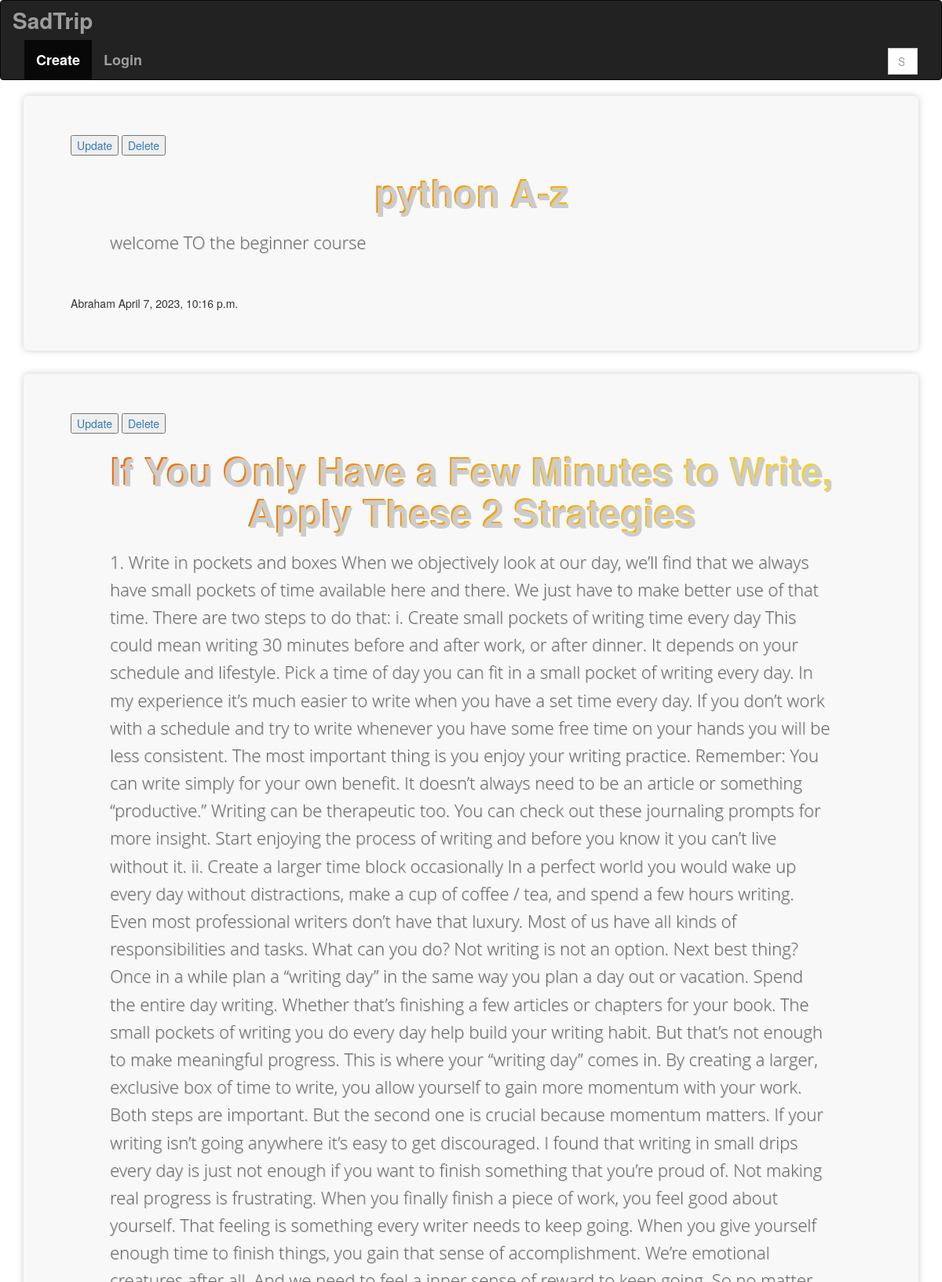
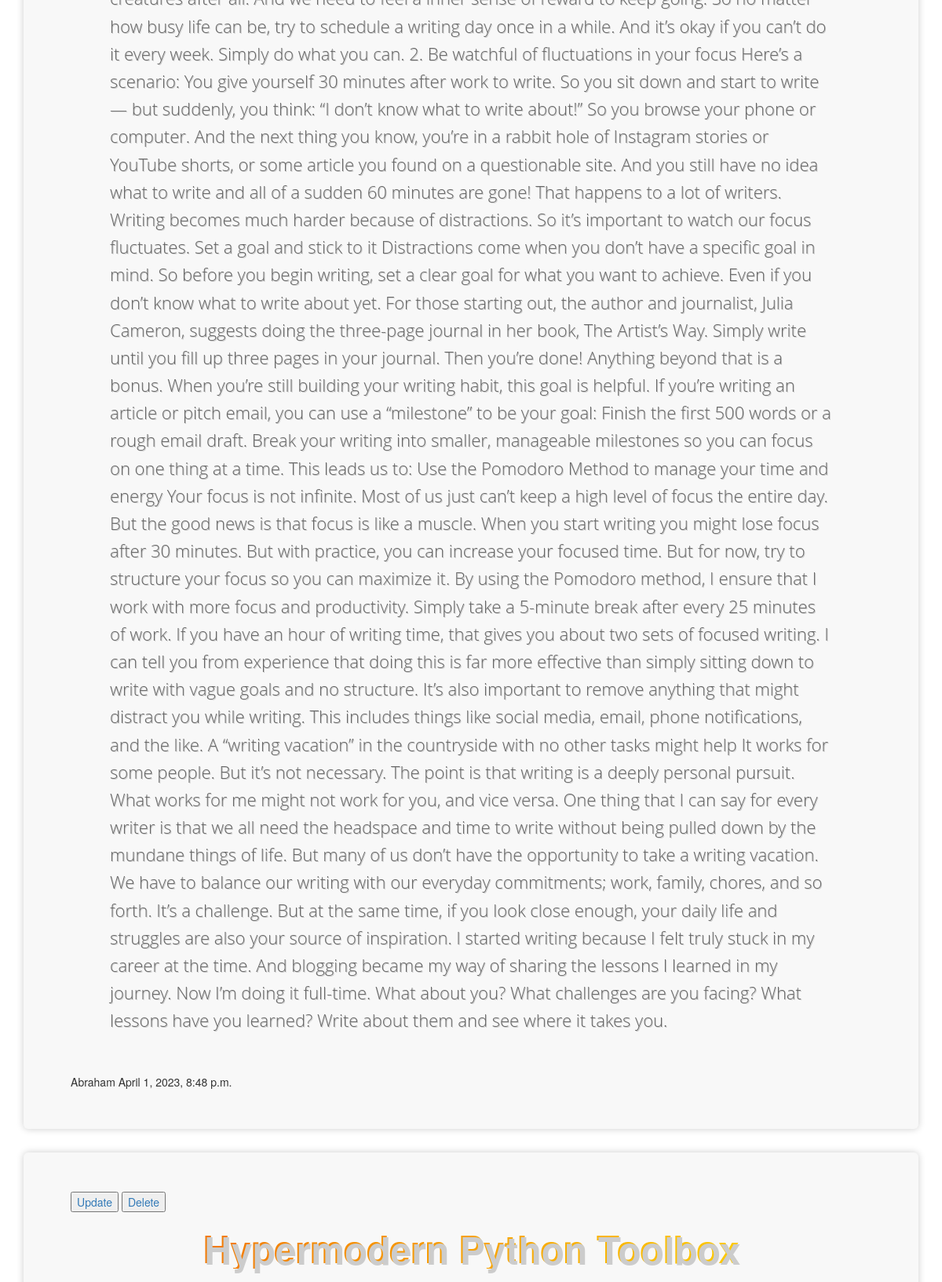
/myPost/2/ (upper part), run on the app's committed database (2 pictures, top to bottom).
### Blog/models.py (models this page shows, shortened)
class Post(models.Model):
     Host = models.ForeignKey(User, on_delete=models.SET_NULL, null=True)
     Topic = models.ForeignKey(Topic, on_delete=models.SET_NULL, null=True)
     Title = models.CharField(max_length=500)
     Content = models.TextField()
     Updated  = models.DateTimeField(auto_now=True)
     Created = models.DateTimeField(auto_now_add=True)
     class Meta:
         ordering = ['-Updated','-Created']

### Blog/views.py (the view)
# urls.py: path('myPost/<str:pk>/',views.myPost,name='myPost'),
def myPost(request,pk):
    user = User.objects.get(id=pk)
    post = Post.objects.filter(Host=user)
    context = {'post':post,'user':user}
    return render(request,'Blog/myPost.html',context)

### Blog/templates/Blog/myPost.html (shortened to what this page needs)
{% extends 'home.html'%}
{% block content %}
<div>
{%  for post in post %}
  <div class="container">
  <div class="jumbotron">
    <a href="{% url 'updatePost' post.id %}">  <input type="button" value="Update"></a>
    <a href="{% url 'deletePost' post.id %}">  <input type="button" value="Delete"></a>
    <h1>{{post.Title}}</h1>
    <p>{{ post.Content}}</p>
<br>
    {{post.Host}} {{post.Created}}
  </div>
</div>
{% endfor %}
</div>
{% endblock %}

### Blog/templates/Blog/myPost.html (style rules this page uses)
.jumbotron { background-color: #f8f8f8; color: #333; padding: 50px; margin-bottom: 30px; border-radius: 10px; padding: 50px 100px; box-shadow: 0 0 10px rgba(0, 0, 0, 0.2); }
.jumbotron h1 { font-size: 48px; font-weight: bold; text-align: center; margin-bottom: 20px; color: #333; text-shadow: 2px 2px 0 #ccc; background-image: linear-gradient(to right, #F06401, #FFDD00); -webkit-background-clip: text; -webkit-text-fill-color: transparent; }
.jumbotron p { font-size: 22px; font-family: "Open Sans", sans-serif; font-weight: 300; color: #666; line-height: 1.6; margin-bottom: 30px; padding-left: 50px; padding-right: 50px; text-shadow: 1px 1px 0 #ccc; }

### data on the page
Post: Title "python A-z", Content "welcome TO the beginner course", Host "Abraham", Created "April 7, 2023, 10:16 p.m."
Post: Title "If You Only Have a Few Minutes to Write, Apply These 2 Strategies", Content "1. Write in pockets and boxes When we objectively look at our day, we’ll find that we always have small pockets of time available here and there. We just have to make better use of that time. There are two steps to do that: i. Create small pockets of writing time every day This could mean writing 30 minutes before and after work, or after dinner. It depends on your schedule and lifestyle. Pick a time of day you can fit in a small pocket of writing every day. In my experience it’s much easier to write when you have a set time every day. If you don’t work with a schedule and try to write whenever you have some free time on your hands you will be less consistent. The most important thing is…", Host "Abraham", Created "April 1, 2023, 8:48 p.m."
Post: Title "Hypermodern Python Toolbox"
